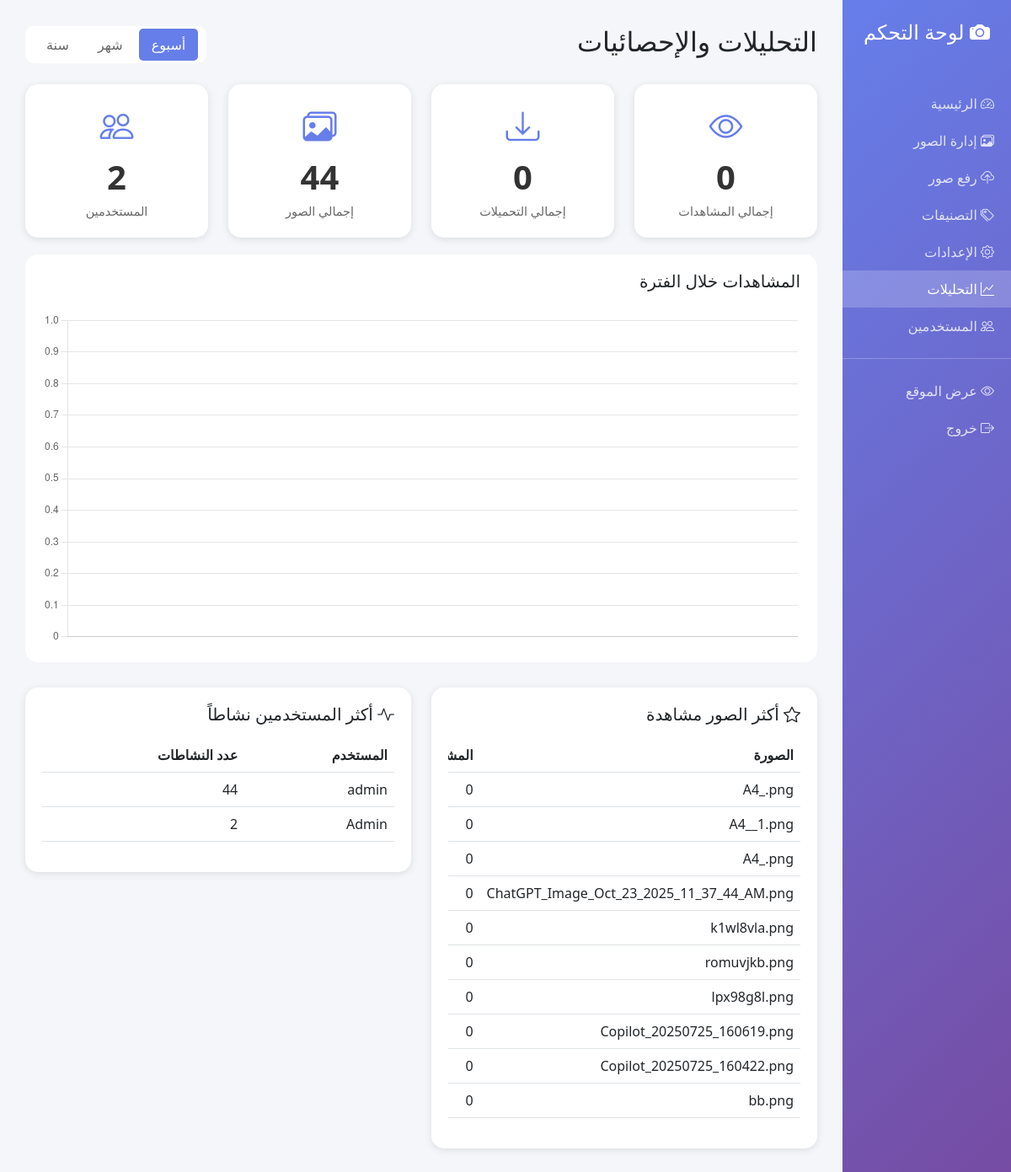
/admin/analytics (signed in), run on the app's committed database.
### app.py (models this page shows, shortened)
class Image(db.Model):
    id = db.Column(db.Integer, primary_key=True)
    title = db.Column(db.String(200), nullable=False)
    description = db.Column(db.Text)
    filename = db.Column(db.String(500))
    file_size = db.Column(db.Integer)
    mime_type = db.Column(db.String(100))
    image_url = db.Column(db.String(500), nullable=False)
    thumbnail_url = db.Column(db.String(500))
    category_id = db.Column(db.Integer, db.ForeignKey('category.id'))
    views = db.Column(db.Integer, default=0)
    downloads = db.Column(db.Integer, default=0)
    sort_order = db.Column(db.Integer, default=0)
    is_featured = db.Column(db.Boolean, default=False)
    is_published = db.Column(db.Boolean, default=True)
    created_at = db.Column(db.DateTime, default=datetime.utcnow)
    updated_at = db.Column(db.DateTime, onupdate=datetime.utcnow)
    uploaded_by = db.Column(db.Integer, db.ForeignKey('user.id'))
    image_metadata = db.Column(db.JSON)

class User(UserMixin, db.Model):
    id = db.Column(db.Integer, primary_key=True)
    username = db.Column(db.String(80), unique=True, nullable=False)
    email = db.Column(db.String(120), unique=True, nullable=False)
    password_hash = db.Column(db.String(200), nullable=False)
    role = db.Column(db.String(20), default='viewer')  # admin, editor, viewer
    created_at = db.Column(db.DateTime, default=datetime.utcnow)
    last_login = db.Column(db.DateTime)
    is_active = db.Column(db.Boolean, default=True)

### app.py (the view)
@app.route('/admin/analytics')
@login_required
def analytics():
    try:
        period = request.args.get('period', 'week')
        if period == 'week':
            days = 7
        elif period == 'month':
            days = 30
        else:
            days = 365
        start_date = datetime.utcnow() - timedelta(days=days)
        views_over_time = []
        try:
            views_over_time = db.session.query(
                func.date(ActivityLog.timestamp).label('date'),
                func.count().label('count')
            ).filter(
                ActivityLog.action == 'view_image',
                ActivityLog.timestamp >= start_date
            ).group_by('date').all()
        except:
            views_over_time = []
        popular_images = Image.query.order_by(Image.views.desc()).limit(10).all()
        active_users = []
        try:
            active_users = db.session.query(
                User.username,
                func.count(ActivityLog.id).label('activity_count')
            ).join(ActivityLog, isouter=True).group_by(User.id).order_by(func.count(ActivityLog.id).desc()).limit(5).all()
        except:
            active_users = []
        stats = {
            'total_views': db.session.query(func.sum(Image.views)).scalar() or 0,
            'total_downloads': db.session.query(func.sum(Image.downloads)).scalar() or 0,
            'total_images': Image.query.count(),
            'total_users': User.query.count()
        }
        return render_template('analytics.html',
                             period=period,
                             views_over_time=views_over_time,
                             popular_images=popular_images,
                             active_users=active_users,
                             stats=stats)
    except Exception as e:
        print(f"⚠️ خطأ في التحليلات: {e}")
        flash('حدث خطأ في تحميل التحليلات', 'danger')
        return redirect(url_for('admin_dashboard'))

### app.py (called while the page is built)
@login_manager.user_loader
def load_user(user_id):
    return User.query.get(int(user_id))

### templates/analytics.html (shortened to what this page needs)
<!DOCTYPE html>
<html dir="rtl" lang="ar">
<head>
    <link href="https://cdn.jsdelivr.net/npm/bootstrap@5.3.0/dist/css/bootstrap.min.css" rel="stylesheet">
    <link rel="stylesheet" href="https://cdn.jsdelivr.net/npm/bootstrap-icons@1.11.0/font/bootstrap-icons.css">
</head>
<body>
    <div class="container-fluid">
        <div class="row">
            <div class="col-md-2 p-0 sidebar">
                <div class="p-4">
                    <h4 class="text-center mb-4"><i class="bi bi-camera-fill"></i> لوحة التحكم</h4>
                </div>
                <nav class="nav flex-column">
                    <a class="nav-link" href="{{ url_for('admin_dashboard') }}"><i class="bi bi-speedometer2"></i> الرئيسية</a>
                    <a class="nav-link" href="{{ url_for('manage_images') }}"><i class="bi bi-images"></i> إدارة الصور</a>
                    <a class="nav-link" href="{{ url_for('upload_images') }}"><i class="bi bi-cloud-upload"></i> رفع صور</a>
                    <a class="nav-link" href="{{ url_for('manage_categories') }}"><i class="bi bi-tags"></i> التصنيفات</a>
                    <a class="nav-link" href="{{ url_for('site_settings') }}"><i class="bi bi-gear"></i> الإعدادات</a>
                    <a class="nav-link active" href="{{ url_for('analytics') }}"><i class="bi bi-graph-up"></i> التحليلات</a>
                    <a class="nav-link" href="{{ url_for('manage_users') }}"><i class="bi bi-people"></i> المستخدمين</a>
                    <hr class="bg-white">
                    <a class="nav-link" href="{{ url_for('index') }}" target="_blank"><i class="bi bi-eye"></i> عرض الموقع</a>
                    <a class="nav-link" href="{{ url_for('logout') }}"><i class="bi bi-box-arrow-right"></i> خروج</a>
                </nav>
            </div>
            <div class="col-md-10 main-content">
                <div class="d-flex justify-content-between align-items-center mb-4">
                    <h2>التحليلات والإحصائيات</h2>
                    <div class="period-selector">
                        <a href="{{ url_for('analytics', period='week') }}" class="{% if period == 'week' %}active{% endif %}">أسبوع</a>
                        <a href="{{ url_for('analytics', period='month') }}" class="{% if period == 'month' %}active{% endif %}">شهر</a>
                        <a href="{{ url_for('analytics', period='year') }}" class="{% if period == 'year' %}active{% endif %}">سنة</a>
                    </div>
                </div>
                <div class="row">
                    <div class="col-md-3">
                        <div class="stat-card text-center">
                            <div class="stat-icon"><i class="bi bi-eye"></i></div>
                            <div class="stat-number">{{ stats.total_views|default(0) }}</div>
                            <div class="stat-label">إجمالي المشاهدات</div>
                        </div>
                    </div>
                    <div class="col-md-3">
                        <div class="stat-card text-center">
                            <div class="stat-icon"><i class="bi bi-download"></i></div>
                            <div class="stat-number">{{ stats.total_downloads|default(0) }}</div>
                            <div class="stat-label">إجمالي التحميلات</div>
                        </div>
                    </div>
                    <div class="col-md-3">
                        <div class="stat-card text-center">
                            <div class="stat-icon"><i class="bi bi-images"></i></div>
                            <div class="stat-number">{{ stats.total_images|default(0) }}</div>
                            <div class="stat-label">إجمالي الصور</div>
                        </div>
                    </div>
                    <div class="col-md-3">
                        <div class="stat-card text-center">
                            <div class="stat-icon"><i class="bi bi-people"></i></div>
                            <div class="stat-number">{{ stats.total_users|default(0) }}</div>
                            <div class="stat-label">المستخدمين</div>
                        </div>
                    </div>
                </div>
                <div class="chart-container">
                    <h5 class="mb-4">المشاهدات خلال الفترة</h5>
                    <canvas id="viewsChart" style="height: 300px;"></canvas>
                </div>
                <div class="row">
                    <div class="col-md-6">
                        <div class="stat-card">
                            <h5 class="mb-3"><i class="bi bi-star"></i> أكثر الصور مشاهدة</h5>
                            <div class="table-responsive">
                                <table class="table">
                                    <thead>
                                        <tr>
                                            <th>الصورة</th>
                                            <th>المشاهدات</th>
                                        </tr>
                                    </thead>
                                    <tbody>
                                        {% for image in popular_images %}
                                        <tr>
                                            <td>{{ image.title }}</td>
                                            <td>{{ image.views }}</td>
                                        </tr>
                                        {% else %}
                                        <tr>
                                            <td colspan="3" class="text-center">لا توجد بيانات</td>
                                        </tr>
                                        {% endfor %}
                                    </tbody>
                                </table>
                            </div>
                        </div>
                    </div>
                    <div class="col-md-6">
                        <div class="stat-card">
                            <h5 class="mb-3"><i class="bi bi-activity"></i> أكثر المستخدمين نشاطاً</h5>
                            <div class="table-responsive">
                                <table class="table">
                                    <thead>
                                        <tr>
                                            <th>المستخدم</th>
                                            <th>عدد النشاطات</th>
                                        </tr>
                                    </thead>
                                    <tbody>
                                        {% for username, count in active_users %}
                                        <tr>
                                            <td>{{ username }}</td>
                                            <td>{{ count }}</td>
                                        </tr>
                                        {% else %}
                                        <tr>
                                            <td colspan="2" class="text-center">لا توجد بيانات</td>
                                        </tr>
                                        {% endfor %}
                                    </tbody>
                                </table>
                            </div>
                        </div>
                    </div>
                </div>
            </div>
        </div>
    </div>
    <script>
        // Views Chart
        const ctx = document.getElementById('viewsChart').getContext('2d');
        const viewsData = {{ views_over_time|tojson }};
        new Chart(ctx, {
            type: 'line',
            data: {
                labels: viewsData.map(d => d.date),
                datasets: [{
                    label: 'المشاهدات',
                    data: viewsData.map(d => d.count),
                    borderColor: '#667eea',
                    backgroundColor: 'rgba(102, 126, 234, 0.1)',
                    tension: 0.1,
                    fill: true
                }]
            },
            options: {
                responsive: true,
                maintainAspectRatio: false,
                plugins: {
                    legend: {
                        display: false
                    }
                },
                scales: {
                    y: {
                        beginAtZero: true
                    }
                }
            }
        });
    </script>
</body>
</html>

### templates/analytics.html (style rules this page uses)
:root { --primary-color: #667eea; }
body { background: #f4f6f9; font-family: 'Segoe UI', Tahoma, Geneva, Verdana, sans-serif; }
.sidebar { background: linear-gradient(135deg, var(--primary-color) 0%, #764ba2 100%); min-height: 100vh; color: white; }
.sidebar a { color: rgba(255,255,255,0.8); text-decoration: none; padding: 10px 20px; display: block; }
.sidebar a:hover, .sidebar a.active { background: rgba(255,255,255,0.2); color: white; }
.main-content { padding: 30px; }
.stat-card { background: white; border-radius: 15px; padding: 20px; box-shadow: 0 2px 10px rgba(0,0,0,0.1); margin-bottom: 20px; transition: transform 0.3s; }
.stat-icon { font-size: 2.5em; color: var(--primary-color); }
.stat-number { font-size: 2.5em; font-weight: bold; color: #333; }
.stat-label { color: #666; font-size: 0.9em; }
.chart-container { background: white; border-radius: 15px; padding: 20px; margin-bottom: 30px; }
.period-selector { background: white; border-radius: 10px; padding: 10px; display: inline-block; }
.period-selector a { padding: 8px 15px; text-decoration: none; color: #666; border-radius: 5px; }
.period-selector a.active { background: var(--primary-color); color: white; }

### data on the page
Image: title "A4_.png", views "0"
Image: title "A4__1.png", views "0"
Image: title "A4_.png", views "0"
Image: title "ChatGPT_Image_Oct_23_2025_11_37_44_AM.png", views "0"
Image: title "k1wl8vla.png", views "0"
Image: title "romuvjkb.png", views "0"
Image: title "lpx98g8l.png", views "0"
Image: title "Copilot_20250725_160619.png", views "0"
Image: title "Copilot_20250725_160422.png", views "0"
Image: title "bb.png", views "0"
User: username "admin", count "44"
User: username "Admin", id "2"

### other printed values
{{ stats.total_views|default(0) }} "0"
{{ stats.total_downloads|default(0) }} "0"
{{ stats.total_images|default(0) }} "44"
{{ stats.total_users|default(0) }} "2"
